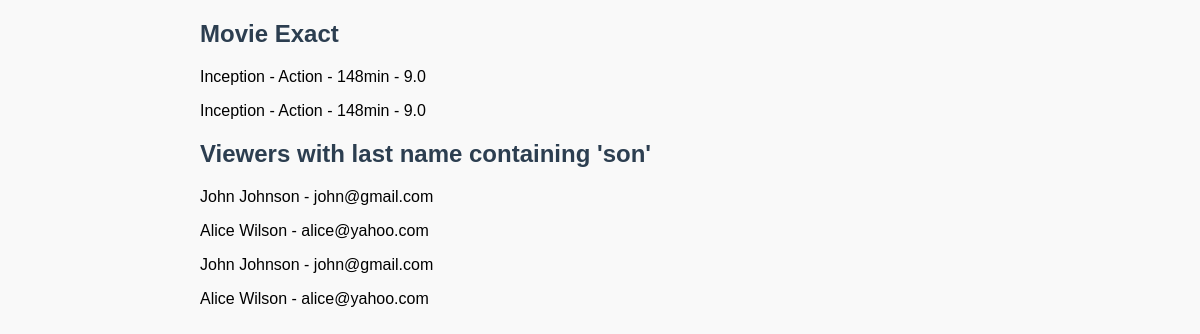
The app's page /lookups/ with its own data.
### movies/models.py (models this page shows, shortened)
class Movie(models.Model):
    title = models.CharField(max_length=100)
    genre = models.CharField(max_length=50)
    duration_minutes = models.IntegerField()
    rating = models.FloatField()

class Viewer(models.Model):
    first_name = models.CharField(max_length=50)
    last_name = models.CharField(max_length=50)
    age = models.IntegerField()
    email = models.EmailField()
    is_subscribed = models.BooleanField(default=False)

### movies/views.py (the view)
# urls.py: path('lookups/', lookups_view, name='lookups'),
def lookups_view(request):
    movie_exact = Movie.objects.filter(title__exact='Inception')
    viewers_contains_lastname = Viewer.objects.filter(last_name__contains='son')
    genre_starts = Movie.objects.filter(genre__startswith='Action')
    email_ends = Viewer.objects.filter(email__endswith='@gmail.com')
    long_movies = Movie.objects.filter(duration_minutes__gt=120)
    high_score_reviews = Review.objects.filter(score__gte=8)
    low_rating_movies = Movie.objects.filter(rating__lt=5)
    young_viewers = Viewer.objects.filter(age__lte=18)
    medium_length_movies = Movie.objects.filter(duration_minutes__range=(90, 150))
    movies_in_list = Movie.objects.filter(id__in=[1,3,7])
    reviews_without_viewer = Review.objects.filter(viewer__isnull=True)
    context = {
        'movie_exact': movie_exact,
        'viewers_contains_lastname': viewers_contains_lastname,
        'genre_starts': genre_starts,
        'email_ends': email_ends,
        'long_movies': long_movies,
        'high_score_reviews': high_score_reviews,
        'low_rating_movies': low_rating_movies,
        'young_viewers': young_viewers,
        'medium_length_movies': medium_length_movies,
        'movies_in_list': movies_in_list,
        'reviews_without_viewer': reviews_without_viewer,
    }
    return render(request, 'movies/lookups.html', context)

### movies/template/movies/lookups.html
{% extends 'movies/base.html' %}
{% block content %}
<h2>Movie Exact</h2>
{% for movie in movie_exact %}
<p>{{ movie.title }} - {{ movie.genre }} - {{ movie.duration_minutes }}min - {{ movie.rating }}</p>
{% endfor %}
<h2>Viewers with last name containing 'son'</h2>
{% for v in viewers_contains_lastname %}
<p>{{ v.first_name }} {{ v.last_name }} - {{ v.email }}</p>
{% endfor %}
{% endblock %}

### movies/template/movies/base.html (shortened to what this page needs)
{% load static %}
<!DOCTYPE html>
<html lang="en">
<head>
    <link rel="stylesheet" href="{% static 'css/style.css' %}">
</head>
<body>
    <div class="container">
        {% block content %}
        {% endblock %}
    </div>
</body>
</html>

### movies/static/css/style.css (style rules this page uses)
body { font-family: Arial, sans-serif; background-color: #f9f9f9; }
h2 { color: #2c3e50; margin-top: 20px; }
.container { max-width: 800px; margin: auto; }

### records on screen
Movie: title "Inception", genre "Action", duration_minutes "148", rating "9.0"
Movie: title "Inception", genre "Action", duration_minutes "148", rating "9.0"
Viewer: first_name "John", last_name "Johnson", email "john@gmail.com"
Viewer: first_name "Alice", last_name "Wilson", email "alice@yahoo.com"
Viewer: first_name "John", last_name "Johnson", email "john@gmail.com"
Viewer: first_name "Alice", last_name "Wilson", email "alice@yahoo.com"
